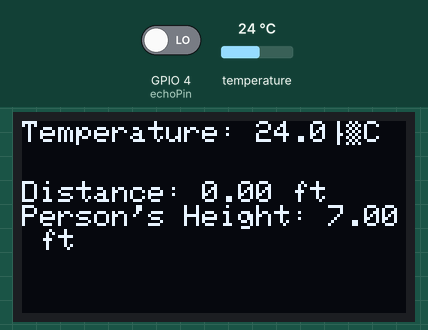
Simulated run of this sketch. Board: ESP8266 (NodeMCU). Shown: 128×64 one-colour display. Inputs (shaded band) come from the test bench; at power-on: temperature 24 °C, GPIO 4 (echoPin) LOW. WiFi joins after 1.5 s; servers stay silent unless stated; no MQTT or app messages arrive unless stated; what the sketch prints to the serial monitor is not drawn.

Above: at 3.7 s.
3.8 s: temperature set to 12 °C
At 6.1 s:
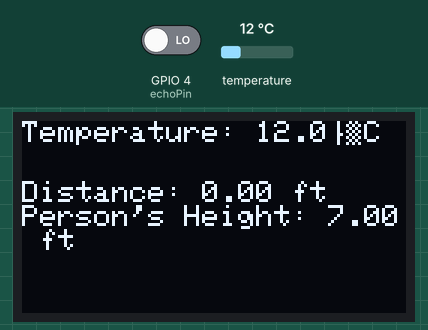
6.6 s: temperature set to 19 °C
10.7 s: temperature set to 28 °C
At 14.6 s:
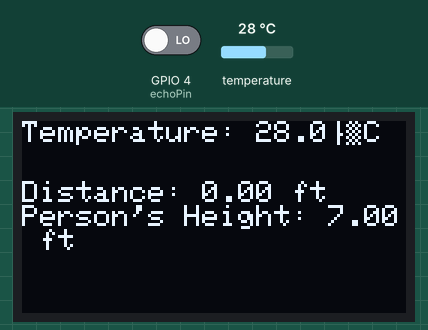
Timing chart, 0 to 16.1 s (numbered marks = the images above; inputs shaded):
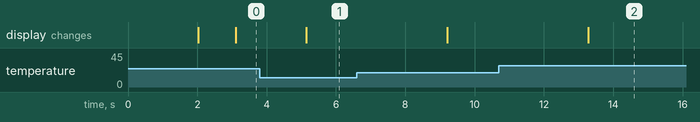

The sketch:

weather_and_height.ino
```cpp
#include <Wire.h>
#include <Adafruit_GFX.h>
#include <Adafruit_SSD1306.h>
#include <DHT.h>
#include <DHT_U.h>
#include <ESP8266WiFi.h>
#include <PubSubClient.h>

#define SCREEN_WIDTH 128
#define SCREEN_HEIGHT 64

#define DHTPIN 2         // DHT11 data pin
#define DHTTYPE DHT11    // DHT11 sensor type
DHT_Unified dht(DHTPIN, DHTTYPE);

Adafruit_SSD1306 display(SCREEN_WIDTH, SCREEN_HEIGHT, &Wire, -1);

const int triggerPin = 3;  // Trigger pin of the USS
const int echoPin = 4;     // Echo pin of the USS
const float referenceHeight = 7.0;  // Height of the sensor from the ground in feet

const char* ssid = "Yashas iPhone";
const char* password = "yashu123";
const char* mqtt_server = "172.20.10.8";
const char* mqtt_topic = "height_weather"; // MQTT topic to publish data

WiFiClient espClient;
PubSubClient client(espClient);

void setup() {
  Serial.begin(9600);
  dht.begin();

  // Connect to Wi-Fi
  WiFi.begin(ssid, password);
  while (WiFi.status() != WL_CONNECTED) {
    delay(1000);
    Serial.println("Connecting to WiFi...");
  }
  Serial.println("Connected to WiFi");

  // Configure MQTT
  client.setServer(mqtt_server, 1883);

  if (!display.begin(SSD1306_SWITCHCAPVCC, 0x3C)) {
    Serial.println(F("SSD1306 allocation failed"));
    for (;;);
  }

  display.clearDisplay();
  display.setTextSize(1);
  display.setTextColor(SSD1306_WHITE);
}

void loop() {
  if (!client.connected()) {
    reconnect();
  }

  // Read temperature from DHT11
  sensors_event_t event;
  dht.temperature().getEvent(&event);
  float temperature = event.temperature;

  // Trigger the USS to send a pulse
  digitalWrite(triggerPin, LOW);
  delayMicroseconds(2);
  digitalWrite(triggerPin, HIGH);
  delayMicroseconds(10);
  digitalWrite(triggerPin, LOW);

  // Measure the time it takes for the pulse to return
  long duration = pulseIn(echoPin, HIGH);

  // Calculate distance in inches
  float distanceInches = duration * 0.0133 / 2.0;

  // Convert distance to feet
  float distanceFeet = distanceInches / 12.0;

  // Calculate person's height
  float personHeight = referenceHeight - distanceFeet;

  // Clear the display
  display.clearDisplay();

  // Print temperature on OLED
  display.setCursor(0, 0);
  display.println("Temperature: " + String(temperature, 1) + "°C");

  // Print distance and height on OLED
  display.setCursor(0, 20);
  display.print("Distance: ");
  display.print(distanceFeet, 2);
  display.println(" ft");

  display.print("Person's Height: ");
  display.print(personHeight, 2);
  display.println(" ft");

  display.display();

  // Publish data to MQTT
  char message[50];
  sprintf(message, "{\"temperature\":%.2f,\"distance\":%.2f,\"height\":%.2f}", temperature, distanceFeet, personHeight);
  client.publish(mqtt_topic, message);

  // Print the calculated values on Serial Monitor
  Serial.print("Temperature: ");
  Serial.println(temperature);
  Serial.print("Distance: ");
  Serial.print(distanceFeet, 2);
  Serial.print(" feet\t");
  Serial.print("Person's Height: ");
  Serial.print(personHeight, 2);
  Serial.println(" feet");

  delay(1000); // Update every 1 second
}

void reconnect() {
  while (!client.connected()) {
    Serial.println("Attempting MQTT connection...");
    if (client.connect("ESP8266Client")) {
      Serial.println("Connected to MQTT broker");
    } else {
      Serial.print("Failed, rc=");
      Serial.print(client.state());
      Serial.println(" Trying again in 5 seconds");
      delay(5000);
    }
  }
}
```

Measured:
- after the input at 3.8 s, the display: changes after 1.3 s (image 1)
- after the input at 10.7 s, the display: changes after 2.6 s (image 2)
